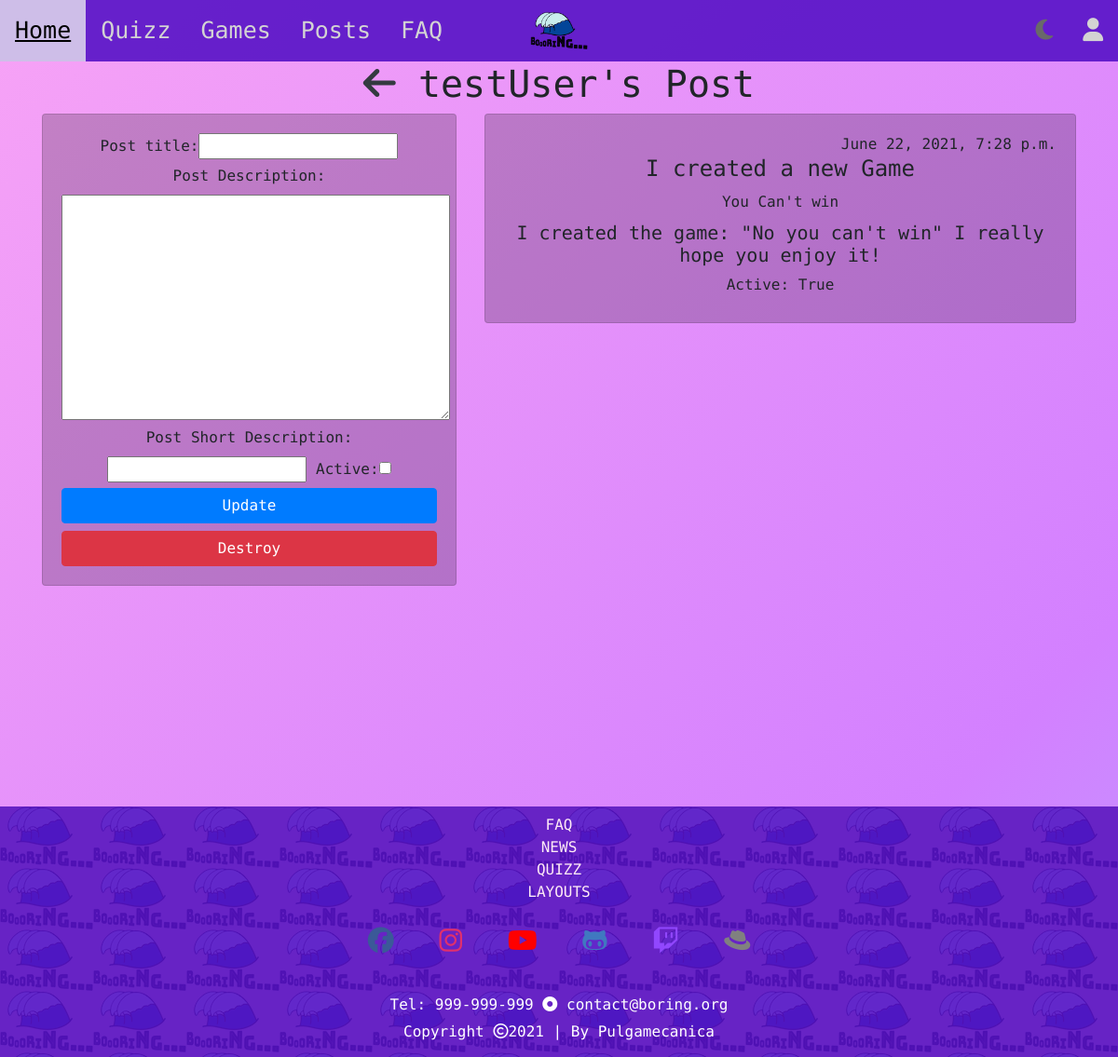
/boring/post/13 (signed in), run on the app's committed database.
### boring/models.py (models this page shows, shortened)
class Post(models.Model):
    title = models.CharField(max_length = 30)
    description = models.TextField(max_length = 150)
    views = models.IntegerField(default = 0)
    likes = models.IntegerField(default = 0)
    active = models.BooleanField(default=False)
    created_at = models.DateTimeField(auto_now_add=True)
    short_description = models.CharField(max_length = 15, default='Details')
    user = models.ForeignKey(BoringUser, on_delete=models.CASCADE, related_name="posts")

### boring/views.py (the view)
# urls.py: path('post/<int:post_id>', views.post_page_view, name="post"),
@login_required(login_url='./login')
def post_page_view(request, post_id):
    context = {'post': Post.objects.get(pk=post_id)}
    if request.method == 'POST':
        form = PostForm(request.POST)
        if form.is_valid():
            postUpdate = Post.objects.filter(pk=post_id)
            title = form.cleaned_data['title']
            if title:
                postUpdate.update(title = title)
            description = form.cleaned_data['description']
            if description:
                postUpdate.update(description = description)
            short_description = form.cleaned_data['short_description']
            if short_description:
                postUpdate.update(short_description = short_description)
            postUpdate.update(active = form.cleaned_data['active'])
            context['form'] = form
        return posts_page_view(request)
    else:
        context['form'] = PostForm()
    return render(request, 'boring/post.html', context)

### boring/forms.py
class PostForm(forms.Form):
    title = forms.CharField(required=False, label='Post title', max_length=30)
    description = forms.CharField(widget=forms.Textarea, required=False, label='Post Description', max_length=150)
    short_description = forms.CharField(required=False, label='Post Short Description', max_length=15)
    active = forms.BooleanField(required=False)

### boring/templates/boring/post.html (shortened to what this page needs)
{% extends 'boring_website/base.html' %}
{% block main %}
   <h1 class="text-center"><a href={% url 'boring:profile' %}><i class="fas fa-arrow-left text-dark"></i></a>  {{ user.username }}'s Post</h1>
   <div class="container boring-games-container">
        <div class="row justify-content-center">
            <div class="col-lg-5 col-md-5 col-sm-12">
                <div class="card mb-3">
                    <div class="card-body text-center">
                        <form action="{% url 'boring:post' post.id %}" method="post">
                            {{ form.as_table }}
                            <input type="submit" value="Update" class="btn btn-primary btn-block">
                            <a href={% url 'boring:delete_post' post.id %} class="btn btn-danger btn-block" onclick="return confirm('Do you really want to delete: {{post.title}}')">Destroy</a>
                        </form>
                    </div>
                </div>
            </div>
            <div class="col-lg-7 col-md-7 col-sm-12">
                <div class="card mb-3">
                    <div class="card-body text-center">
                        <span class="float-right"> {{  post.created_at}}</span>
                        <br>
                        <h4 class="card-title"> {{ post.title }} </h4>
                        <h6 class="card-title"> {{ post.short_description }} </h6>
                        <span class="card-text">
                            <h5> {{ post.description }} </h5>
                            <h6>Active: {{ post.active }} </h6>
                        </span>
                    </div>
                </div>
            </div>
        </div>
   </div>
{% endblock %}

### boring_website/static/boring_website/css/base.css (style rules this page uses)
* { scroll-behavior: smooth; box-sizing: border-box; padding: 0; margin: 0; }
html { width: 100%; }
body { width: 100%; margin: 0; background: linear-gradient(-45deg, #17eb76, #0be683, #4fe3b9, #8cd5ff, #d380ff, #f7a3f6); background-size: 400% 400%; animation: gradient 10s ease infinite; font-family: 'Nova Mono', monospace; }

### boring_website/static/boring_website/css/home.css (style rules this page uses)
.intro-box h1, h5, h6, p { margin: 10px; }

### boring/static/boring/css/boringGames.css (style rules this page uses)
.boring-games-container .card { background-color: rgba(0, 0, 0, 0.2); }

### data on the page
Post: created_at "June 22, 2021, 7:28 p.m.", title "I created a new Game", short_description "You Can't win", description "I created the game: \"No you can't win\" I really hope you enjoy it!", active "True"

### other printed values
{{ user.username }} "testUser"
